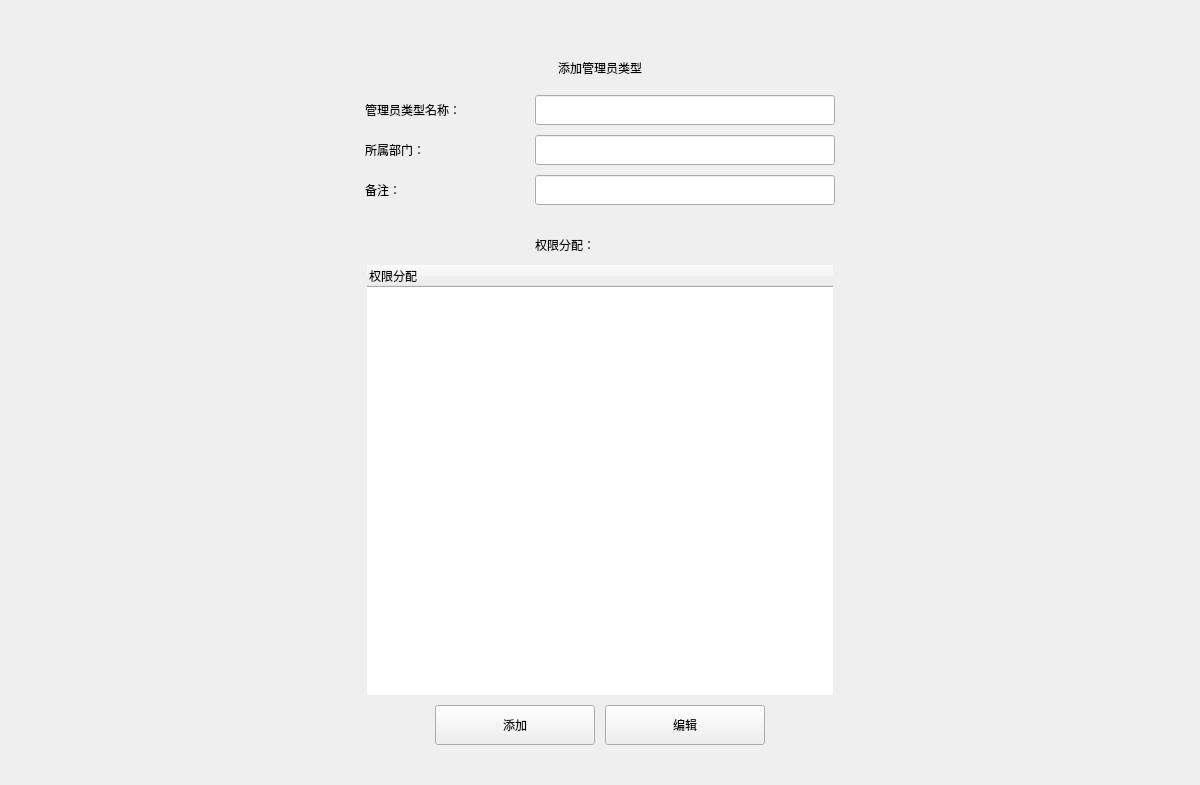
     <widget class="QWidget" name="page_AddAdminType">
      <property name="minimumSize">
       <size>
        <width>1200</width>
        <height>750</height>
       </size>
      </property>
      <layout class="QVBoxLayout" name="verticalLayout_19">
       <property name="spacing">
        <number>10</number>
       </property>
       <property name="leftMargin">
        <number>0</number>
       </property>
       <property name="topMargin">
        <number>10</number>
       </property>
       <property name="rightMargin">
        <number>0</number>
       </property>
       <property name="bottomMargin">
        <number>0</number>
       </property>
       <item>
        <spacer name="verticalSpacer_7">
         <property name="orientation">
          <enum>Qt::Vertical</enum>
         </property>
         <property name="sizeType">
          <enum>QSizePolicy::Fixed</enum>
         </property>
         <property name="sizeHint" stdset="0">
          <size>
           <width>20</width>
           <height>40</height>
          </size>
         </property>
        </spacer>
       </item>
       <item>
        <layout class="QHBoxLayout" name="horizontalLayout_24">
         <item>
          <spacer name="horizontalSpacer_96">
           <property name="orientation">
            <enum>Qt::Horizontal</enum>
           </property>
           <property name="sizeHint" stdset="0">
            <size>
             <width>40</width>
             <height>20</height>
            </size>
           </property>
          </spacer>
         </item>
         <item>
          <widget class="QLabel" name="lb_AddAdminType_4">
           <property name="minimumSize">
            <size>
             <width>160</width>
             <height>35</height>
            </size>
           </property>
           <property name="maximumSize">
            <size>
             <width>160</width>
             <height>35</height>
            </size>
           </property>
           <property name="styleSheet">
            <string notr="true">font:75 16pt &quot;微软雅黑&quot;;</string>
           </property>
           <property name="text">
            <string>添加管理员类型</string>
           </property>
           <property name="alignment">
            <set>Qt::AlignCenter</set>
           </property>
          </widget>
         </item>
         <item>
          <spacer name="horizontalSpacer_97">
           <property name="orientation">
            <enum>Qt::Horizontal</enum>
           </property>
           <property name="sizeHint" stdset="0">
            <size>
             <width>40</width>
             <height>20</height>
            </size>
           </property>
          </spacer>
         </item>
        </layout>
       </item>
       <item>
        <layout class="QHBoxLayout" name="horizontalLayout_25">
         <item>
          <spacer name="horizontalSpacer_98">
           <property name="orientation">
            <enum>Qt::Horizontal</enum>
           </property>
           <property name="sizeHint" stdset="0">
            <size>
             <width>40</width>
             <height>20</height>
            </size>
           </property>
          </spacer>
         </item>
         <item>
          <widget class="QLabel" name="lb_AddAdminType_1">
           <property name="minimumSize">
            <size>
             <width>160</width>
             <height>30</height>
            </size>
           </property>
           <property name="maximumSize">
            <size>
             <width>160</width>
             <height>30</height>
            </size>
           </property>
           <property name="styleSheet">
            <string notr="true"/>
           </property>
           <property name="text">
            <string>管理员类型名称：</string>
           </property>
          </widget>
         </item>
         <item>
          <widget class="QLineEdit" name="le_AddAdminType_TypeName">
           <property name="minimumSize">
            <size>
             <width>300</width>
             <height>30</height>
            </size>
           </property>
           <property name="maximumSize">
            <size>
             <width>300</width>
             <height>30</height>
            </size>
           </property>
           <property name="styleSheet">
            <string notr="true"/>
           </property>
          </widget>
         </item>
         <item>
          <spacer name="horizontalSpacer_99">
           <property name="orientation">
            <enum>Qt::Horizontal</enum>
           </property>
           <property name="sizeHint" stdset="0">
            <size>
             <width>40</width>
             <height>20</height>
            </size>
           </property>
          </spacer>
         </item>
        </layout>
       </item>
       <item>
        <layout class="QHBoxLayout" name="horizontalLayout_26">
         <item>
          <spacer name="horizontalSpacer_100">
           <property name="orientation">
            <enum>Qt::Horizontal</enum>
           </property>
           <property name="sizeHint" stdset="0">
            <size>
             <width>40</width>
             <height>20</height>
            </size>
           </property>
          </spacer>
         </item>
         <item>
          <widget class="QLabel" name="lb_AddAdminType_2">
           <property name="minimumSize">
            <size>
             <width>160</width>
             <height>30</height>
            </size>
           </property>
           <property name="maximumSize">
            <size>
             <width>160</width>
             <height>30</height>
            </size>
           </property>
           <property name="styleSheet">
            <string notr="true"/>
           </property>
           <property name="text">
            <string>所属部门：</string>
           </property>
          </widget>
         </item>
         <item>
          <widget class="QLineEdit" name="le_AddAdminType_Department">
           <property name="minimumSize">
            <size>
             <width>300</width>
             <height>30</height>
            </size>
           </property>
           <property name="maximumSize">
            <size>
             <width>300</width>
             <height>30</height>
            </size>
           </property>
           <property name="styleSheet">
            <string notr="true"/>
           </property>
          </widget>
         </item>
         <item>
          <spacer name="horizontalSpacer_101">
           <property name="orientation">
            <enum>Qt::Horizontal</enum>
           </property>
           <property name="sizeHint" stdset="0">
            <size>
             <width>40</width>
             <height>20</height>
            </size>
           </property>
          </spacer>
         </item>
        </layout>
       </item>
       <item>
        <layout class="QHBoxLayout" name="horizontalLayout_27">
         <item>
          <spacer name="horizontalSpacer_102">
           <property name="orientation">
            <enum>Qt::Horizontal</enum>
           </property>
           <property name="sizeHint" stdset="0">
            <size>
             <width>40</width>
             <height>20</height>
            </size>
           </property>
          </spacer>
         </item>
         <item>
          <widget class="QLabel" name="lb_AddAdminType_5">
           <property name="minimumSize">
            <size>
             <width>160</width>
             <height>30</height>
            </size>
           </property>
           <property name="maximumSize">
            <size>
             <width>160</width>
             <height>30</height>
            </size>
           </property>
           <property name="styleSheet">
            <string notr="true"/>
           </property>
           <property name="text">
            <string>备注：</string>
           </property>
          </widget>
         </item>
         <item>
          <widget class="QLineEdit" name="le_AddAdminType_Remark">
           <property name="minimumSize">
            <size>
             <width>300</width>
             <height>30</height>
            </size>
           </property>
           <property name="maximumSize">
            <size>
             <width>300</width>
             <height>30</height>
            </size>
           </property>
           <property name="styleSheet">
            <string notr="true"/>
           </property>
          </widget>
         </item>
         <item>
          <spacer name="horizontalSpacer_103">
           <property name="orientation">
            <enum>Qt::Horizontal</enum>
           </property>
           <property name="sizeHint" stdset="0">
            <size>
             <width>40</width>
             <height>20</height>
            </size>
           </property>
          </spacer>
         </item>
        </layout>
       </item>
       <item>
        <spacer name="verticalSpacer_2">
         <property name="orientation">
          <enum>Qt::Vertical</enum>
         </property>
         <property name="sizeType">
          <enum>QSizePolicy::Fixed</enum>
         </property>
         <property name="sizeHint" stdset="0">
          <size>
           <width>20</width>
           <height>20</height>
          </size>
         </property>
        </spacer>
       </item>
       <item>
        <layout class="QHBoxLayout" name="horizontalLayout_28">
         <item>
          <spacer name="horizontalSpacer_107">
           <property name="orientation">
            <enum>Qt::Horizontal</enum>
           </property>
           <property name="sizeHint" stdset="0">
            <size>
             <width>40</width>
             <height>20</height>
            </size>
           </property>
          </spacer>
         </item>
         <item>
          <widget class="QLabel" name="lb_AddAdminType_3">
           <property name="minimumSize">
            <size>
             <width>130</width>
             <height>20</height>
            </size>
           </property>
           <property name="maximumSize">
            <size>
             <width>130</width>
             <height>20</height>
            </size>
           </property>
           <property name="styleSheet">
            <string notr="true">font:75 14pt &quot;微软雅黑&quot;;</string>
           </property>
           <property name="text">
            <string>权限分配：</string>
           </property>
          </widget>
         </item>
         <item>
          <spacer name="horizontalSpacer_104">
           <property name="orientation">
            <enum>Qt::Horizontal</enum>
           </property>
           <property name="sizeHint" stdset="0">
            <size>
             <width>40</width>
             <height>20</height>
            </size>
           </property>
          </spacer>
         </item>
        </layout>
       </item>
       <item>
        <layout class="QHBoxLayout" name="horizontalLayout_31">
         <property name="leftMargin">
          <number>0</number>
         </property>
         <property name="rightMargin">
          <number>0</number>
         </property>
         <item>
          <spacer name="horizontalSpacer_105">
           <property name="orientation">
            <enum>Qt::Horizontal</enum>
           </property>
           <property name="sizeHint" stdset="0">
            <size>
             <width>40</width>
             <height>20</height>
            </size>
           </property>
          </spacer>
         </item>
         <item>
          <widget class="QTreeWidget" name="treeWidget">
           <property name="minimumSize">
            <size>
             <width>466</width>
             <height>430</height>
            </size>
           </property>
           <property name="maximumSize">
            <size>
             <width>466</width>
             <height>430</height>
            </size>
           </property>
           <property name="styleSheet">
            <string notr="true">font: 12pt &quot;宋体&quot;;
border:none;</string>
           </property>
           <column>
            <property name="text">
             <string>权限分配</string>
            </property>
           </column>
          </widget>
         </item>
         <item>
          <spacer name="horizontalSpacer_106">
           <property name="orientation">
            <enum>Qt::Horizontal</enum>
           </property>
           <property name="sizeHint" stdset="0">
            <size>
             <width>40</width>
             <height>20</height>
            </size>
           </property>
          </spacer>
         </item>
        </layout>
       </item>
       <item>
        <layout class="QHBoxLayout" name="horizontalLayout_32">
         <item>
          <spacer name="horizontalSpacer_108">
           <property name="orientation">
            <enum>Qt::Horizontal</enum>
           </property>
           <property name="sizeHint" stdset="0">
            <size>
             <width>40</width>
             <height>20</height>
            </size>
           </property>
          </spacer>
         </item>
         <item>
          <widget class="QPushButton" name="btn_AddAdminType_Add">
           <property name="minimumSize">
            <size>
             <width>160</width>
             <height>40</height>
            </size>
           </property>
           <property name="maximumSize">
            <size>
             <width>160</width>
             <height>40</height>
            </size>
           </property>
           <property name="cursor">
            <cursorShape>PointingHandCursor</cursorShape>
           </property>
           <property name="focusPolicy">
            <enum>Qt::NoFocus</enum>
           </property>
           <property name="styleSheet">
            <string notr="true"/>
           </property>
           <property name="text">
            <string>添加</string>
           </property>
          </widget>
         </item>
         <item>
          <widget class="QPushButton" name="btn_AddAdminType_Edit">
           <property name="enabled">
            <bool>true</bool>
           </property>
           <property name="minimumSize">
            <size>
             <width>160</width>
             <height>40</height>
            </size>
           </property>
           <property name="maximumSize">
            <size>
             <width>160</width>
             <height>40</height>
            </size>
           </property>
           <property name="cursor">
            <cursorShape>PointingHandCursor</cursorShape>
           </property>
           <property name="focusPolicy">
            <enum>Qt::NoFocus</enum>
           </property>
           <property name="styleSheet">
            <string notr="true"/>
           </property>
           <property name="text">
            <string>编辑</string>
           </property>
          </widget>
         </item>
         <item>
          <spacer name="horizontalSpacer_109">
           <property name="orientation">
            <enum>Qt::Horizontal</enum>
           </property>
           <property name="sizeHint" stdset="0">
            <size>
             <width>40</width>
             <height>20</height>
            </size>
           </property>
          </spacer>
         </item>
        </layout>
       </item>
       <item>
        <spacer name="verticalSpacer">
         <property name="orientation">
          <enum>Qt::Vertical</enum>
         </property>
         <property name="sizeHint" stdset="0">
          <size>
           <width>20</width>
           <height>40</height>
          </size>
         </property>
        </spacer>
       </item>
      </layout>
     </widget>
